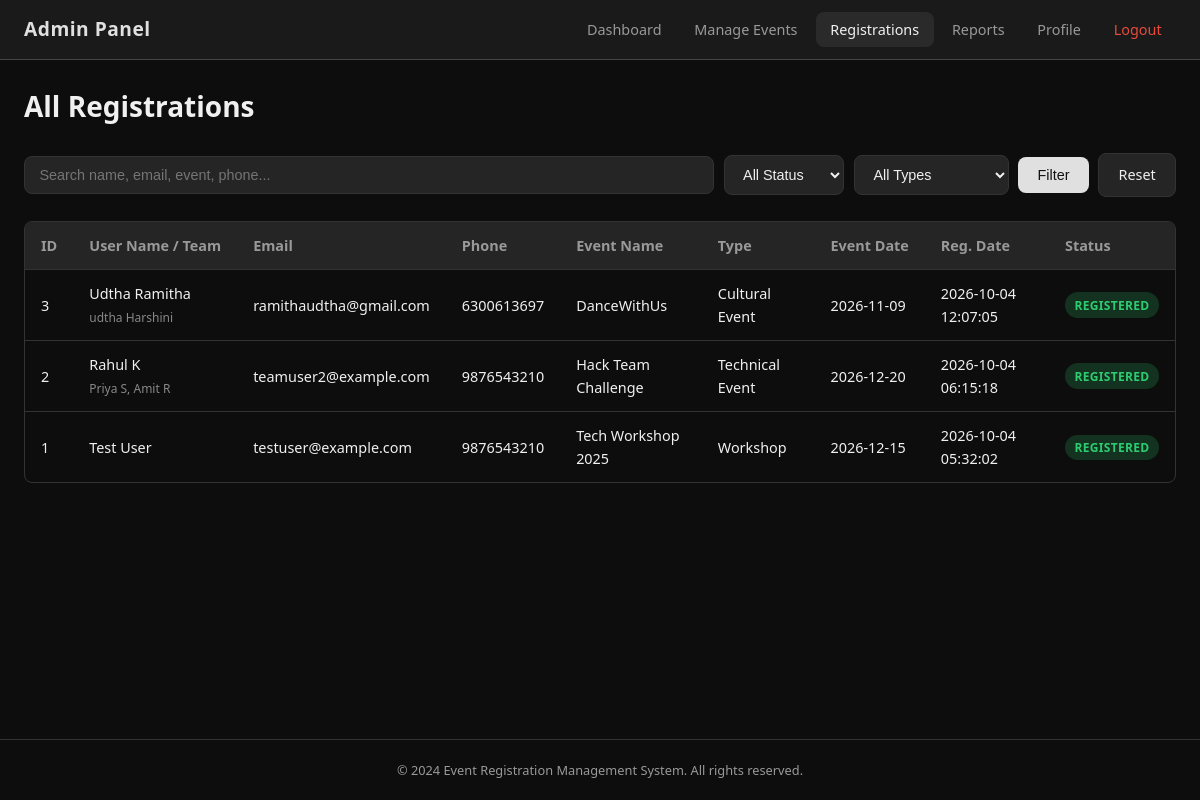
Page /all-registrations (signed in) on the committed database.
### tables this page shows
CREATE TABLE registrations (
            id INTEGER PRIMARY KEY AUTOINCREMENT,
            user_id INTEGER NOT NULL,
            event_id INTEGER NOT NULL,
            name TEXT NOT NULL,
            email TEXT NOT NULL,
            phone TEXT,
            registration_date TEXT DEFAULT CURRENT_TIMESTAMP,
            status TEXT NOT NULL DEFAULT 'Registered', team_members TEXT DEFAULT '',
            FOREIGN KEY (user_id) REFERENCES users(id),
            FOREIGN KEY (event_id) REFERENCES events(id)
        );

CREATE TABLE events (
            id INTEGER PRIMARY KEY AUTOINCREMENT,
            event_name TEXT NOT NULL,
            event_type TEXT NOT NULL DEFAULT 'Other',
            event_date TEXT NOT NULL,
            registration_deadline TEXT NOT NULL,
            venue TEXT NOT NULL DEFAULT '',
            capacity INTEGER NOT NULL DEFAULT 100,
            description TEXT DEFAULT '',
            status TEXT NOT NULL DEFAULT 'Open',
            created_at TEXT DEFAULT CURRENT_TIMESTAMP
        , team_size INTEGER NOT NULL DEFAULT 1);

### app.py (the view)
@app.route('/all-registrations')
@admin_required
def all_registrations():
    search = request.args.get('search', '').strip()
    status_filter = request.args.get('status', 'All')
    event_type = request.args.get('type', 'All')
    query = """
        SELECT r.*, e.event_name, e.event_type, e.event_date
        FROM registrations r
        JOIN events e ON r.event_id = e.id
        WHERE 1=1
    """
    params = []
    if search:
        query += " AND (r.name LIKE ? OR r.email LIKE ? OR e.event_name LIKE ? OR r.phone LIKE ?)"
        like = f'%{search}%'
        params.extend([like, like, like, like])
    if status_filter and status_filter != 'All':
        query += " AND r.status = ?"
        params.append(status_filter)
    if event_type and event_type != 'All':
        query += " AND e.event_type = ?"
        params.append(event_type)
    query += " ORDER BY r.registration_date DESC"
    regs = query_db(query, params)
    return render_template(
        'all_registrations.html',
        registrations=regs,
        search=search,
        selected_status=status_filter,
        selected_type=event_type,
        event_types=EVENT_TYPES
    )

### app.py (called while the page is built)
def get_db():
    db = getattr(g, '_database', None)
    if db is None:
        db = g._database = sqlite3.connect(DATABASE)
        db.row_factory = sqlite3.Row
        db.execute('PRAGMA foreign_keys = ON')
    return db

@app.teardown_appcontext
def close_connection(exception):
    db = getattr(g, '_database', None)
    if db is not None:
        db.close()

def query_db(query, args=(), one=False):
    cur = get_db().execute(query, args)
    rv = cur.fetchall()
    cur.close()
    return (rv[0] if rv else None) if one else rv

def admin_required(f):
    from functools import wraps
    @wraps(f)
    def decorated(*args, **kwargs):
        if 'admin_id' not in session:
            flash('Admin access required.', 'error')
            return redirect(url_for('admin_login'))
        return f(*args, **kwargs)
    return decorated

### templates/all_registrations.html (shortened to what this page needs)
{% extends "base.html" %}
{% block navbar %}
<nav class="navbar navbar-admin">
    <div class="nav-brand">Admin Panel</div>
    <ul class="nav-links" id="navLinks">
        <li><a href="{{ url_for('admin_dashboard') }}">Dashboard</a></li>
        <li><a href="{{ url_for('manage_events') }}">Manage Events</a></li>
        <li><a href="{{ url_for('all_registrations') }}" class="active">Registrations</a></li>
        <li><a href="{{ url_for('reports') }}">Reports</a></li>
        <li><a href="{{ url_for('admin_profile') }}">Profile</a></li>
        <li><a href="{{ url_for('admin_logout') }}" class="nav-logout">Logout</a></li>
    </ul>
</nav>
{% endblock %}
{% block content %}
<div class="page-header">
    <h1>All Registrations</h1>
</div>
<div class="filter-bar">
    <form method="GET" action="{{ url_for('all_registrations') }}" class="filter-form">
        <input type="text" name="search" value="{{ search }}" placeholder="Search name, email, event, phone..." class="search-input">
        <select name="status" class="filter-select">
            <option value="All" {% if selected_status == 'All' %}selected{% endif %}>All Status</option>
        </select>
        <select name="type" class="filter-select">
            <option value="All" {% if selected_type == 'All' %}selected{% endif %}>All Types</option>
        </select>
        <button type="submit" class="btn btn-primary">Filter</button>
        <a href="{{ url_for('all_registrations') }}" class="btn btn-secondary">Reset</a>
    </form>
</div>
{% if registrations %}
<div class="table-responsive">
    <table class="data-table">
        <thead>
            <tr>
                <th>ID</th>
                <th>User Name / Team</th>
                <th>Email</th>
                <th>Phone</th>
                <th>Event Name</th>
                <th>Type</th>
                <th>Event Date</th>
                <th>Reg. Date</th>
                <th>Status</th>
            </tr>
        </thead>
        <tbody>
            {% for r in registrations %}
            <tr>
                <td>{{ r.id }}</td>
                <td>{{ r.name }}{% if r.team_members %}<br><small style="color:#888">{{ r.team_members }}</small>{% endif %}</td>
                <td>{{ r.email }}</td>
                <td>{{ r.phone or 'N/A' }}</td>
                <td>{{ r.event_name }}</td>
                <td>{{ r.event_type }}</td>
                <td>{{ r.event_date }}</td>
                <td>{{ r.registration_date }}</td>
                <td><span class="badge badge-{{ r.status|lower }}">{{ r.status }}</span></td>
            </tr>
            {% endfor %}
        </tbody>
    </table>
</div>
{% else %}
<p class="empty-state">No registrations found.</p>
{% endif %}
{% endblock %}

### static/style.css (style rules this page uses)
*, *::before, *::after { box-sizing: border-box; margin: 0; padding: 0; }
:root { --bg-dark: #0d0d0d; --bg-card: #1a1a1a; --bg-input: #252525; --bg-hover: #2a2a2a; --border: #333; --text: #f0f0f0; --text-muted: #999; --primary: #e0e0e0; --primary-hover: #ffffff; --accent: #4a90d9; --success: #2ecc71; --danger: #e74c3c; --warning: #f39c12; --info: #3498db; --radius: 8px; --shadow: 0 4px 12px rgba(0,0,0,0.4); }
body { font-family: 'Segoe UI', system-ui, -apple-system, sans-serif; background: var(--bg-dark); color: var(--text); line-height: 1.6; min-height: 100vh; display: flex; flex-direction: column; }
a { color: var(--accent); text-decoration: none; }
.navbar { background: var(--bg-card); border-bottom: 1px solid var(--border); padding: 0 1.5rem; display: flex; align-items: center; justify-content: space-between; height: 60px; position: sticky; top: 0; z-index: 100; }
.navbar-admin { border-bottom-color: #444; }
.nav-brand { font-size: 1.2rem; font-weight: 700; color: var(--primary); letter-spacing: 0.5px; }
.nav-links { display: flex; list-style: none; gap: 0.25rem; align-items: center; }
.nav-links a { color: var(--text-muted); padding: 0.5rem 0.9rem; border-radius: var(--radius); font-size: 0.9rem; transition: all 0.2s; text-decoration: none; }
.nav-links a:hover, .nav-links a.active { color: var(--text); background: var(--bg-hover); text-decoration: none; }
.nav-logout { color: var(--danger) !important; }
.page-header { margin-bottom: 1.5rem; display: flex; flex-wrap: wrap; align-items: center; gap: 1rem; justify-content: space-between; }
.page-header h1 { font-size: 1.75rem; font-weight: 600; }
.btn { display: inline-block; padding: 0.6rem 1.2rem; border: none; border-radius: var(--radius); font-size: 0.9rem; font-weight: 500; cursor: pointer; transition: all 0.2s; text-decoration: none; text-align: center; }
.btn-primary { background: var(--primary); color: #111; }
.btn-secondary { background: var(--bg-input); color: var(--text); border: 1px solid var(--border); }
.table-responsive { overflow-x: auto; border: 1px solid var(--border); border-radius: var(--radius); }
.data-table { width: 100%; border-collapse: collapse; font-size: 0.9rem; }
.data-table th { background: var(--bg-input); padding: 0.75rem 1rem; text-align: left; font-weight: 600; color: var(--text-muted); border-bottom: 1px solid var(--border); white-space: nowrap; }
.data-table td { padding: 0.75rem 1rem; border-bottom: 1px solid var(--border); vertical-align: middle; }
.data-table tr:last-child td { border-bottom: none; }
.badge { display: inline-block; padding: 0.2rem 0.6rem; border-radius: 20px; font-size: 0.75rem; font-weight: 600; text-transform: uppercase; letter-spacing: 0.3px; }
.badge-registered { background: rgba(46, 204, 113, 0.2); color: var(--success); }
.filter-bar { margin-bottom: 1.5rem; }
.filter-form { display: flex; flex-wrap: wrap; gap: 0.6rem; align-items: center; }
.search-input { flex: 1; min-width: 180px; padding: 0.6rem 0.9rem; background: var(--bg-input); border: 1px solid var(--border); border-radius: var(--radius); color: var(--text); font-size: 0.9rem; }
.filter-select { padding: 0.6rem 0.9rem; background: var(--bg-input); border: 1px solid var(--border); border-radius: var(--radius); color: var(--text); font-size: 0.9rem; }

### rows in the picture
registrations: id "3", name "Udtha Ramitha", team_members "udtha Harshini", email "ramithaudtha@gmail.com", phone "6300613697", event_name "DanceWithUs", event_type "Cultural Event", event_date "2026-11-09", registration_date "2026-10-04 12:07:05", status "REGISTERED"
registrations: id "2", name "Rahul K", team_members "Priya S, Amit R", email "teamuser2@example.com", phone "9876543210", event_name "Hack Team Challenge", event_type "Technical Event", event_date "2026-12-20", registration_date "2026-10-04 06:15:18", status "REGISTERED"
registrations: id "1", name "Test User", email "testuser@example.com", phone "9876543210", event_name "Tech Workshop 2025", event_type "Workshop", event_date "2026-12-15", registration_date "2026-10-04 05:32:02", status "REGISTERED"
